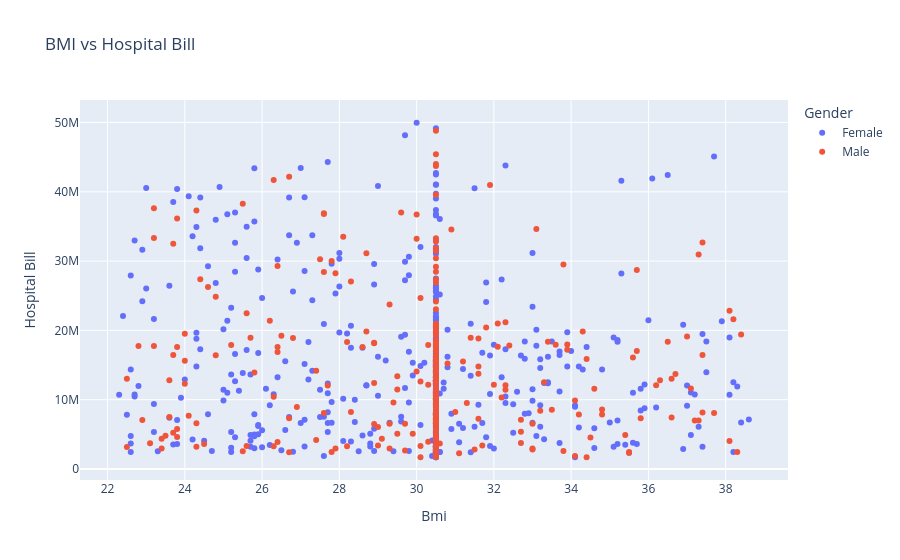

Write notebook code for a chart like this one.
### Code cell
fig6 = px.scatter(
    df,
    x="Bmi",
    y="Hospital Bill",
    color="Gender",
    title="BMI vs Hospital Bill"
)

fig6.show()

### Figure 1 — Plotly figure (JSON) as saved in the notebook; plotly's stock layout.template omitted (floating-point values rounded to 4 significant figures; data arrays with more than 128 entries replaced by an {"elided": "..."} marker saying what was removed)
{"data": [{"hovertemplate": "Gender=Female<br>Bmi=%{x}<br>Hospital Bill=%{y}<extra></extra>", "legendgroup": "Female", "marker": {"color": "#636efa", "symbol": "circle"}, "mode": "markers", "name": "Female", "orientation": "v", "showlegend": true, "type": "scatter", "x": {"elided": "509 float values"}, "xaxis": "x", "y": {"elided": "509 float values"}, "yaxis": "y"}, {"hovertemplate": "Gender=Male<br>Bmi=%{x}<br>Hospital Bill=%{y}<extra></extra>", "legendgroup": "Male", "marker": {"color": "#EF553B", "symbol": "circle"}, "mode": "markers", "name": "Male", "orientation": "v", "showlegend": true, "type": "scatter", "x": {"elided": "308 float values"}, "xaxis": "x", "y": {"elided": "308 float values"}, "yaxis": "y"}], "layout": {"legend": {"title": {"text": "Gender"}, "tracegroupgap": 0}, "title": {"text": "BMI vs Hospital Bill"}, "xaxis": {"anchor": "y", "domain": [0, 1], "title": {"text": "Bmi"}}, "yaxis": {"anchor": "x", "domain": [0, 1], "title": {"text": "Hospital Bill"}}}}
